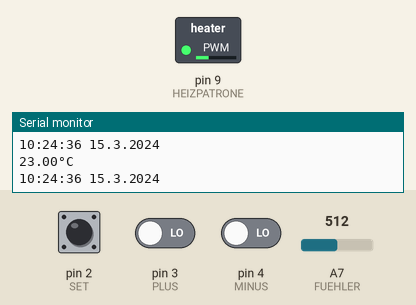
This sketch was run on a simulated Arduino Nano, built with avr-gcc and run on an emulated ATmega328P. Shown: switched loads named in the sketch (green lamp = pin HIGH), the last lines printed to the serial monitor. The test bench sets the inputs (shaded band); at power-on: pin 2 (SET) LOW, pin 3 (PLUS) LOW, pin 4 (MINUS) LOW, A7 (FUEHLER) = 512. The local clock reads 2024-03-15 10:24:30 at power-on unless the sketch sets it.

Above: at 6.2 s.
6.3 s: pin 2 (SET) pulled HIGH for 1 s
9.3 s: pin 3 (PLUS) driven HIGH
12.3 s: pin 2 (SET) pulled HIGH for 0.2 s
14.7 s: pin 2 (SET) driven HIGH and pin 3 (PLUS) driven LOW
17.4 s: pin 3 (PLUS) driven HIGH
At 47.4 s:
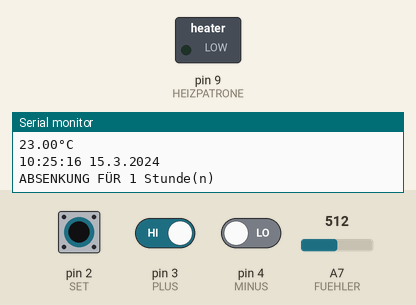
Timing chart, 0 to 48.0 s (numbered marks = the images above; inputs shaded):
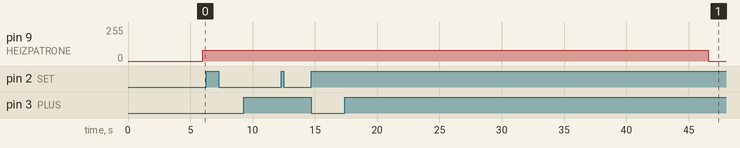

The sketch:

Heizung.ino
```cpp
//Sketch steuert die Heizung eines Wohnwagen indem er über NTC die Raumtemperatur erfasst und umrechnet
//um dann per Optokoppler 12V auf eine 24V40W Heizpatrone zu geben und damit die Kapilarrohrsteuerung zu erhitzen um die Heizung abzuregeln.
//Tag und Nachttemperatur und Zeit ist vordefiniert kann jedoch über Menüführung verändert werden.

#include <TimeLib.h>
#include <Wire.h>
#include <DS1307RTC.h>  // a basic DS1307 library that returns time as a time_t

#define FUEHLER A7                       //10k NTC auf 5V und Messung ANALOG7
#define HEIZPATRONE 9                    //Heizpatrone über Optokoppler an D9

#define SET 2                            //Settaste an D2
#define PLUS 3                           //Plustaste an D3
#define MINUS 4                          //Minustaste an D4

float RAUMTEMP = 0;                      //gemessene Raumtemperatur
int TAGSOLL = 0;                         //gewünschte Tagestemperatur
int NACHTSOLL  =  0;                     //gewünschte Nachtemperatur

int TAGEINSTUNDE  = 00;                  //Beginn Tagestemperatur
int TAGEINMINUTE  = 00;                  //Beginn Tagestemperatur

int TAGAUSSTUNDE = 00;                   //Ende Nachttemperatur
int TAGAUSMINUTE  = 00;                  //Beginn Tagestemperatur

int ABSENKUNG = 0;                       //per Mode angeforderte Nachttemperatur für x Stunden, 1x drücken = 1 Stunde

int MENUE;                               //Menuenummer
int D;                                   // Delay zum Entprellen

void setup()
{                                        // ################# Startsequenz Beginn ################

Serial.begin (9600);                     // Start der seriellen Verbindung für den serial monitor.

pinMode (A7, INPUT);                     //Fühler ist Input
pinMode (9, OUTPUT);                     //Heizpatrone ist Output

pinMode (2, INPUT);                      //PIN2 ist INPUT SET
pinMode (3, INPUT);                      //PIN3 ist INPUT +
pinMode (4, INPUT);                      //PIN4 ist INPUT -

MENUE = 0;                               //Startmenue 0
D = 150;                                 //Delay zum Entprellen 120

TAGSOLL = 22;                            //vordefinierte Tagestemperatur 23°
NACHTSOLL = 18;                          //vordefinierte Nachttemperatur 18°

TAGEINSTUNDE = 07;                       //vordefinierter Beginn Tag 07:?? Uhr
TAGEINMINUTE = 00;                       //vordefinierter Beginn Tag ??:00 Uhr

TAGAUSSTUNDE = 21;                       //vordefiniertes Ende Tag 21:?? Uhr
TAGAUSMINUTE = 00;                       //vordefiniertes Ende Tag ??:00 Uhr

Serial.println ("    SMARavan    ");     //schreibe
Serial.println ("Heizungssteuerung");    //schreibe
Serial.println ();                       //Leerzeile
delay (1000);

while (!Serial) ; // wait until Arduino Serial Monitor opens
setSyncProvider(RTC.get);   // the function to get the time from the RTC
if(timeStatus()!= timeSet)
  Serial.println("Unable to sync with the RTC");
else
  Serial.println("RTC has set the system time");

Serial.print ("TAG: ");                  //schreibe Tag
Serial.print (TAGSOLL);                  //...Wunschtemperatur
Serial.println ("°C");                   //...°C
Serial.println ();                       //Leerzeile
delay (1000);                            //warte bis gelesen
Serial.print ("VON: ");                  //schreibe von
if (TAGEINSTUNDE < 10)                   //wenn Zeit einstellig
Serial.print("0");                       //schreibe zusätzlich eine Null
Serial.print (TAGEINSTUNDE);             //...Stunde
Serial.print (":");                      //...:
if (TAGEINMINUTE < 10)                   //wenn Zeit einstellig
Serial.print("0");                       //schreibe zusätzlich eine Null
Serial.print (TAGEINMINUTE);             //...Minute
Serial.println (" UHR");                 //...Uhr
delay (1000);                            //warte bis gelesen
Serial.print ("BIS: ");                  //schreibe bis
if (TAGAUSSTUNDE < 10)                   //wenn Zeit einstellig
Serial.print("0");                       //schreibe zusätzlich eine Null
Serial.print (TAGAUSSTUNDE);             //...Stunde
Serial.print (":");                      //...:
if (TAGAUSMINUTE < 10)                   //wenn Zeit einstellig
Serial.print("0");                       //schreibe zusätzlich eine Null
Serial.print (TAGAUSMINUTE);             //...Minute
Serial.println (" UHR");                 //...Uhr
Serial.println ();                       //Leerzeile
delay (1000);                            //warte bis gelesen
Serial.print ("NACHT: ");                //schreibe Nachht
Serial.print (NACHTSOLL);                //...Wunschtemperatur
Serial.println ("°C");                   //...°C
Serial.println ();                       //Leerzeile
delay (1000);

}                                        //################# Startsequenz Ende #######################

void loop()
{                                                               //############ Programmanfang #######################

  if (timeStatus() == timeSet) {
    digitalClockDisplay();
  } else {
    Serial.println("The time has not been set.  Please run the Time");
    Serial.println("TimeRTCSet example, or DS1307RTC SetTime example.");
    Serial.println();
    delay(4000);
  }
  delay(1000);

(RAUMTEMP) = (analogRead (FUEHLER)/22);                         //Lies den Fühler aus 24,4° = 1023,00

if ((RAUMTEMP < TAGSOLL) && (ABSENKUNG = 0))                    //wenn Raum kälter als gewollt und innerhalb Tag dann
digitalWrite (HEIZPATRONE, LOW);                                //lass die Heizung laufen
else if ((RAUMTEMP > TAGSOLL) && (ABSENKUNG = 0))               //sonst wenn Raum wärmer als gewollt und innerhalb Tag dann
analogWrite (HEIZPATRONE, 80);                               //schalte die Heizung ab

else if (RAUMTEMP < NACHTSOLL)                                  //wenn Raum kälter als nachts gewollt dann
digitalWrite (HEIZPATRONE, LOW);                                //lass die Heizung laufen
else if (RAUMTEMP > NACHTSOLL)                                  //sonst
analogWrite (HEIZPATRONE, 80);                               //schalte die Heizung ab


                                                                //################ Menüführung #####################


while (MENUE == 0)                                              //### Raumtemperaturanzeige ### Nachtabsenkung per Hand ###

  {                                                             //Startmenue
  Serial.print (RAUMTEMP);                                      //Schreibe die aktuelle Raumtemperatur
  Serial.println ("°C");                                        //Schreibe °C

    if (timeStatus() == timeSet)
    digitalClockDisplay();

  if (digitalRead (SET) == HIGH)                                //wenn Menue gedrückt wird
  MENUE ++;                                                    //schalte ein Menue weiter und
  delay (D);                                                   //entprelle

  if ((digitalRead (PLUS) == HIGH) && (ABSENKUNG < 10))          //wenn Plus gedrückt und weniger als 10 Stunden
  {ABSENKUNG ++;                                                 //Absenkung + 1 Stunde
  Serial.print ("ABSENKUNG FÜR ");                               //schreibe Absenkung für
  Serial.print (ABSENKUNG);                                      //...wie lange...
  Serial.println (" Stunde(n)");                                 //...in Stunden
  delay (1000);}                                                 //entprelle

  if ((digitalRead (MINUS) == HIGH) && (ABSENKUNG > 0))          //wenn Plus gedrückt und mehr als 0 Stunden
  {ABSENKUNG --;                                                 // Absenkung + 1 Stunde
  Serial.print ("ABSENKUNG FÜR ");                               //schreibe Absenkung für
  Serial.print (ABSENKUNG);                                      //...wie lange...
  Serial.println (" Stunde(n)");                                 //...in Stunden
  delay (1000);}                                                 //entprelle
  }

                                                                 //### TAGSOLL ###

while (MENUE == 1)                                               //wenn Menue einmal gedrückt wurde
  {
  Serial.print ("TAG: ");                                        //schreibe Tag...
  Serial.print (TAGSOLL);                                        //...Solltemperatur...
  Serial.println ("°C");                                         //....°C

  if (digitalRead (SET) == HIGH)                                 //wenn Menue gedrückt wird
     MENUE ++;                                                   //schalte ein Menue weiter und
     delay (D);                                                  //entprelle

  if ((digitalRead (PLUS) == HIGH) && (TAGSOLL < 30))            //wenn + gedrückt und Soll unter 30
     TAGSOLL ++ ;                                                //Tagsoll +1°
     delay (D);                                                  //entprelle

  if ((digitalRead (MINUS) == HIGH) && (TAGSOLL > 10))           //wenn - gedrückt und Soll über 10
     TAGSOLL -- ;                                                //Tagsoll -1°
     delay (D);                                                  //entprelle
  }

                                                                 //### NACHTSOLL ###

while (MENUE == 2)                                               //wenn Menue noch einmal gedrückt wurde
  {
  Serial.print ("NACHT: ");                                      //schreibe Tag...
  Serial.print (NACHTSOLL);                                      //...Solltemperatur...
  Serial.println ("°C");                                         //....°C

  if (digitalRead (SET) == HIGH)                                 //wenn Menue gedrückt wird
  MENUE ++;                                                      //schalte ein Menue weiter und
  delay (D);                                                     //warte

   if ((digitalRead (PLUS) == HIGH)  && (NACHTSOLL < 25))        //wenn + gedrückt und Soll unter 25
      NACHTSOLL ++ ;                                             //Nachtsoll +1°
      delay (D);                                                 //entprelle

   if ((digitalRead (MINUS) == HIGH) && (NACHTSOLL > 5))         //wenn - gedrückt und Soll über 10
      NACHTSOLL -- ;                                             //Nachtsoll -1°
      delay (D);                                                 //entprelle
  }

                                                                 //### TAGBEGINN ####

while (MENUE == 3)                                               //wenn Menue noch einmal gedrückt wurde
  {
  Serial.print ("TAG VON: *");                                   //schreibe Tag...
  if (TAGEINSTUNDE < 10)                                         //wenn Zeit einstellig
  Serial.print("0");                                             //schreibe zusätzlich eine Null
  Serial.print (TAGEINSTUNDE);                                   //...Stunde...
  Serial.print (":");                                            //...:...
  Serial.print (TAGEINMINUTE);                                   //...Minute
  if (TAGEINMINUTE < 10)                                         //wenn Zeit einstellig
  Serial.print("0");                                             //schreibe zusätzlich eine Null
  Serial.println (" Uhr");                                       //....Uhr

  if (digitalRead (SET) == HIGH)                                 //wenn Menue gedrückt wird
  MENUE ++;                                                      //schalte ein Menue weiter und
  delay (D);                                                     //warte

  if ((digitalRead (PLUS) == HIGH) && (TAGEINSTUNDE <24))        //wenn + gedrückt und Stunde unter 24
      TAGEINSTUNDE ++ ;                                          //Tag Stunde +1
      delay (D);                                                 //entprelle

  if ((digitalRead (MINUS) == HIGH) && (TAGEINSTUNDE <0))        //wenn - gedrückt und Stunde über 0
      TAGEINSTUNDE -- ;                                          //Tag Stunde -1
      delay (D);                                                 //entprelle
  }

while (MENUE == 4)                                               //wenn Menue noch einmal gedrückt wurde
  {
  Serial.print ("TAG VON: ");                                    //schreibe Tag...
  if (TAGEINSTUNDE < 10)                                         //wenn Zeit einstellig
  Serial.print("0");                                             //schreibe zusätzlich eine Null
  Serial.print (TAGEINSTUNDE);                                   //...Stunde...
  Serial.print (":");                                            //...:...
  if (TAGEINMINUTE < 10)                                         //wenn Zeit einstellig
  Serial.print("0");                                             //schreibe zusätzlich eine Null
  Serial.print (TAGEINMINUTE);                                   //...Minute
  Serial.println ("* Uhr");                                      //....Uhr

  if (digitalRead (SET) == HIGH)                                 //wenn Menue gedrückt wird
  MENUE ++;                                                      //schalte ein Menue weiter und
  delay (D);                                                     //warte

  if ((digitalRead (PLUS) == HIGH) && (TAGEINMINUTE < 59))       //wenn + gedrückt und Minuten unter 59
      TAGEINMINUTE = TAGEINMINUTE + 15;                                          //Tag Minute +1
      delay (D);                                                 //entprelle

  if ((digitalRead (MINUS) == HIGH) && (TAGEINMINUTE > 0))       //wenn - gedrückt und Minuten über 0
      TAGEINMINUTE = TAGEINMINUTE - 15;                                          //Tag Minute -1
      delay (D);                                                 //entprelle
  }

                                                                 //### TAGENDE ###

while (MENUE == 5)                                               //wenn Menue noch einmal gedrückt wurde
  {
  Serial.print ("TAG VON: *");                                   //schreibe Tag...
  Serial.print (TAGAUSSTUNDE);                                   //...Stunde...
  if (TAGAUSSTUNDE < 10)                                         //wenn Zeit einstellig
  Serial.print("0");                                             //schreibe zusätzlich eine Null
  Serial.print (":");                                            //...:...
  if (TAGAUSMINUTE < 10)                                         //wenn Zeit einstellig
  Serial.print("0");                                             //schreibe zusätzlich eine Null
  Serial.print (TAGAUSMINUTE);                                   //...Minute
  Serial.println (" Uhr");                                       //....Uhr

  if (digitalRead (SET) == HIGH)                                 //wenn Menue gedrückt wird
  MENUE ++;                                                      //schalte ein Menue weiter und
  delay (D);                                                     //warte

  if ((digitalRead (PLUS) == HIGH) && (TAGAUSSTUNDE < 24))       //wenn + gedrückt und Stunde unter 24
      TAGAUSSTUNDE ++;                                           //Tag Stunde +1
      delay (D);                                                 //entprelle

  if ((digitalRead (MINUS) == HIGH) && (TAGAUSSTUNDE > 0))       //wenn - gedrückt und Stunde über 0
      TAGAUSSTUNDE -- ;                                          //Tag Stunde -1
      delay (D);                                                 //entprelle
  }

while (MENUE == 6)                                               //wenn Menue noch einmal gedrückt wurde
  {
  Serial.print ("TAG BIS: ");                                    //schreibe Tag...
  if (TAGAUSSTUNDE < 10)                                         //wenn Zeit einstellig
  Serial.print("0");                                             //schreibe zusätzlich eine Null
  Serial.print (TAGAUSSTUNDE);                                   //...Stunde...
  Serial.print (":");                                            //...:...
  if (TAGAUSMINUTE < 10)                                         //wenn Zeit einstellig
  Serial.print("0");                                             //schreibe zusätzlich eine Null
  Serial.print (TAGAUSMINUTE);                                   //...Minute
  Serial.println ("* Uhr");                                      //....Uhr

  if (digitalRead (SET) == HIGH)                                 //wenn Menue gedrückt wird
  MENUE = 0;                                                     //schalte ein Menue weiter und
  delay (D);                                                     //warte

  if ((digitalRead (PLUS) == HIGH) && (TAGAUSMINUTE <59))        //wenn + gedrückt und Minute unter 59
      TAGAUSMINUTE = TAGAUSMINUTE + 15;                          //Tag Stunde +1
      delay (D);                                                 //entprelle

  if ((digitalRead (MINUS) == HIGH) && (TAGAUSMINUTE >0))        //wenn - gedrückt und Minute über 0
      TAGAUSMINUTE = TAGAUSMINUTE - 15;                          //Tag Stunde -1
      delay (D);                                                 //entprelle
  }
}                                                                //Programmende

void digitalClockDisplay(){
  // digital clock display of the time
  Serial.print(hour());
  printDigits(minute());
  printDigits(second());
  Serial.print(" ");
  Serial.print(day());
  Serial.print(".");
  Serial.print(month());
  Serial.print(".");
  Serial.print(year());
  Serial.println();
}

void printDigits(int digits){
  // utility function for digital clock display: prints preceding colon and leading 0
  Serial.print(":");
  if(digits < 10)
    Serial.print('0');
  Serial.print(digits);
}
```

Measured:
- after the input at 17.4 s, pin 9 (HEIZPATRONE): 80/255 → 0/255 after 29.2 s
